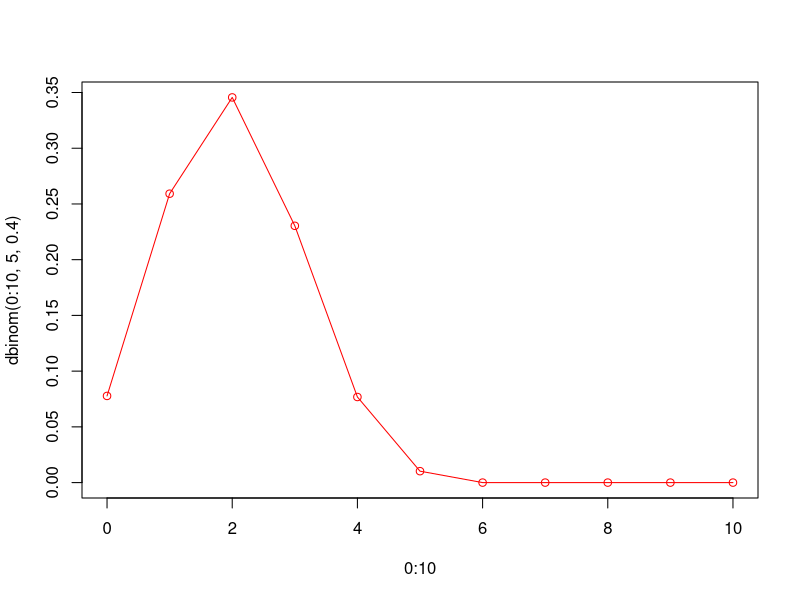
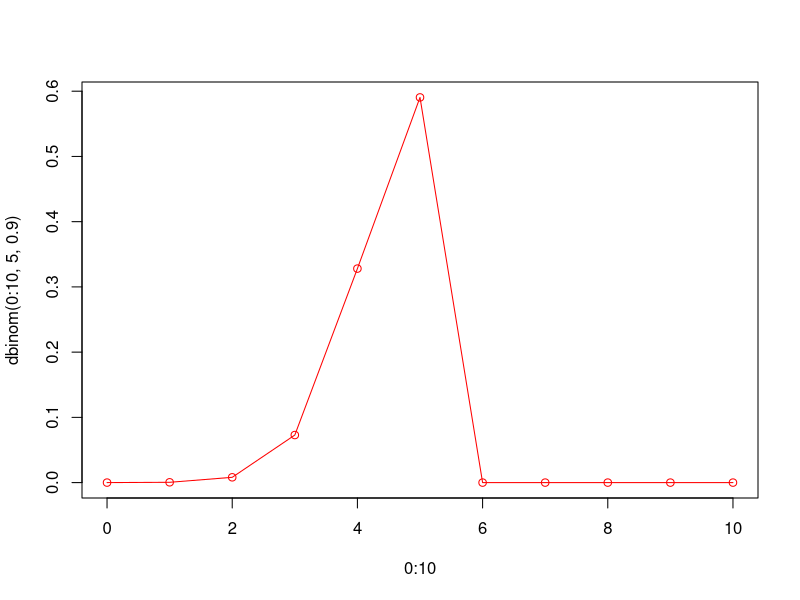
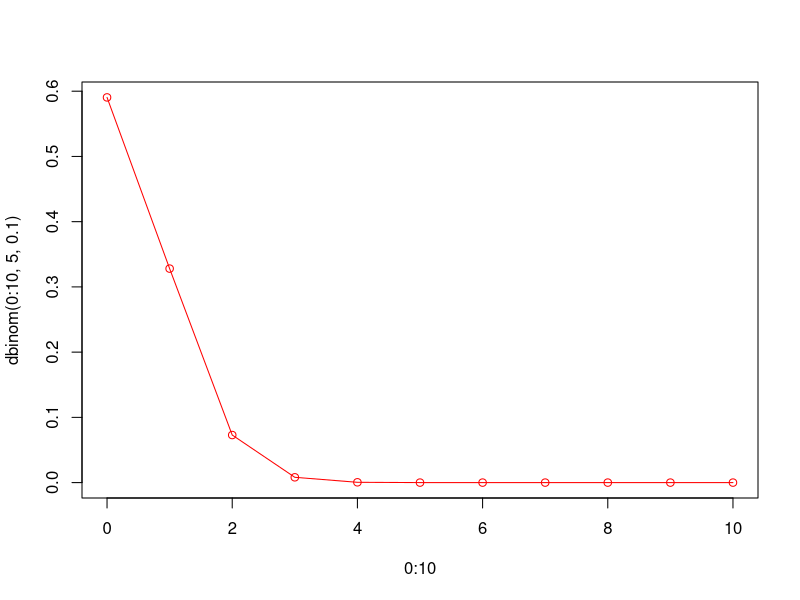
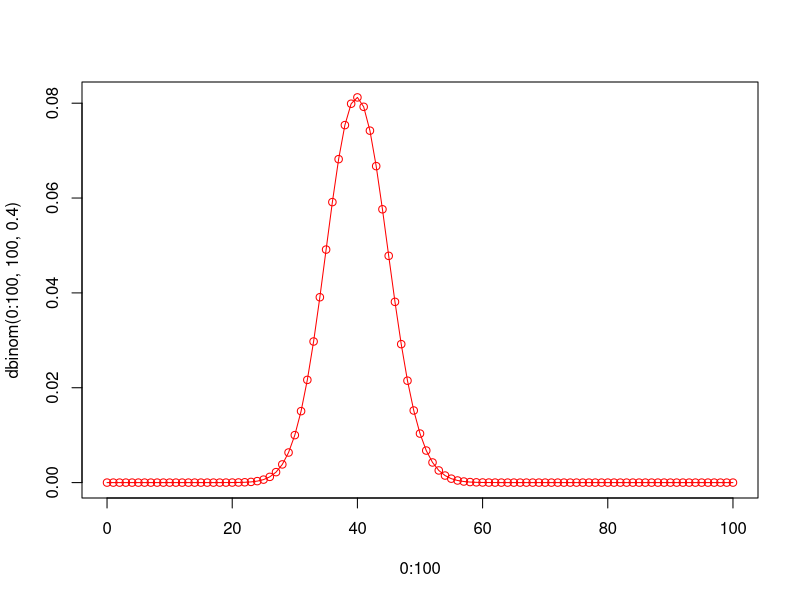
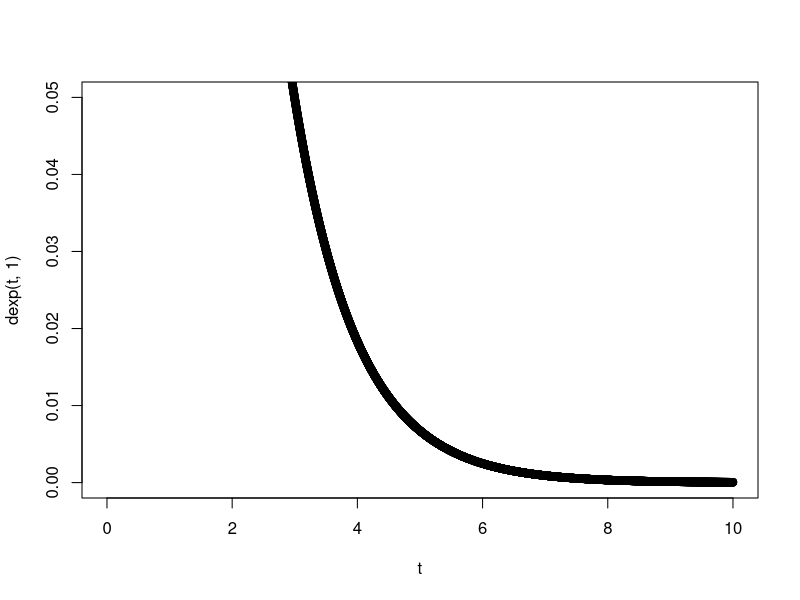
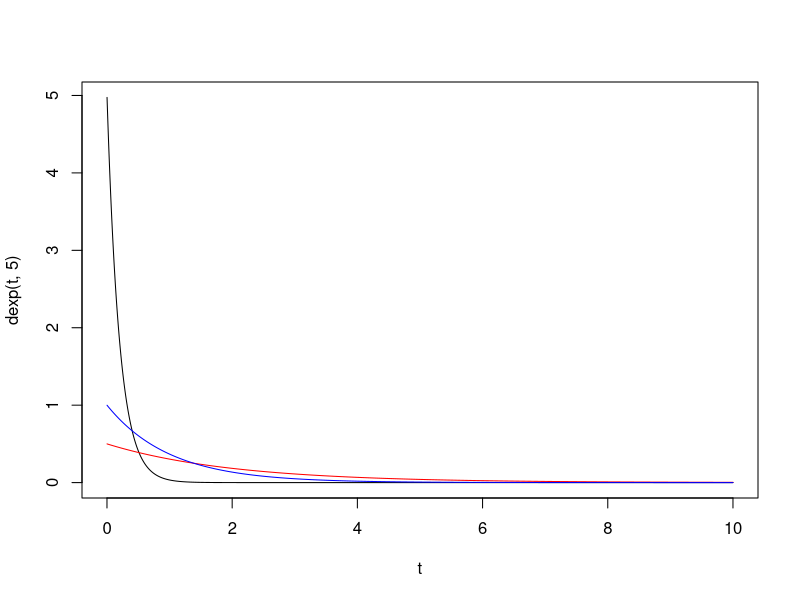
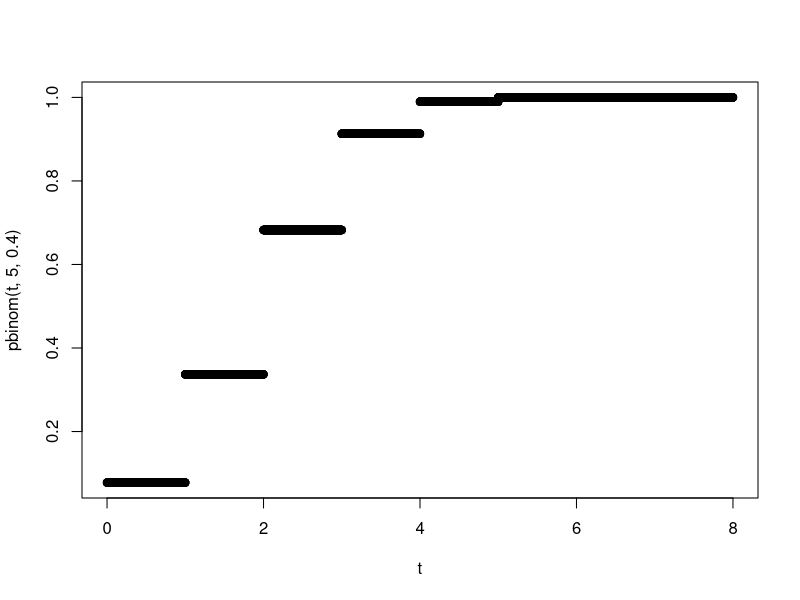
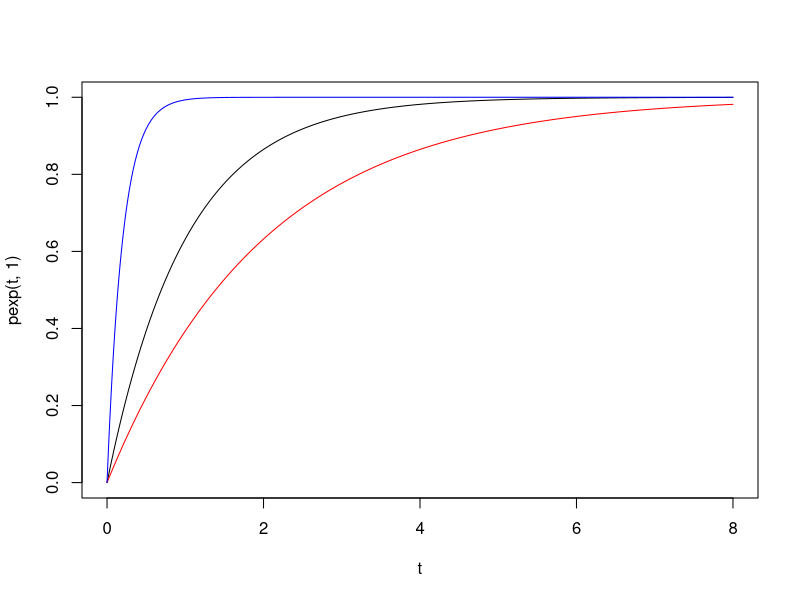

These figures' R source, in order: (Note: this script raises an error after producing the figures.)
# Repartitii de v.a.


# avem 4 tipuri de functii:
# cele care incep cu d
# cele care incep cu p
# cele care incep cu r
# cele care incep cu q


#1. d+nume_repartitie = functie de masa(caz discret)/functia de densitate de probabilitate(caz continuu)
   # primul argument reprezinta vectorul de valori in care vrem sa evaluam functia, iar pe urmatoarele pozitii
   # sunt parametrii repartitiei, pusi in ordine
   # dgeom(x,p)
   # dbinom(x,n,p)
   dbinom(3,5,0.4) #probabilitatea sa reusesc de 3 ori din 5 incercari cu probabilitatea de succes de 0.4
   #P(X=3)
   dbinom(0:5,5,0.4)  #n=5  si p=0.4   si   0.5 e punctul in care vreau sa evaluez
   plot(0:10,dbinom(0:10,5,0.4), col="red")  #deseneaza puncte
   lines(0:10,dbinom(0:10,5,0.4), col="red")   #uneste punctele

   plot(0:10,dbinom(0:10,5,0.9), col="red")
   lines(0:10,dbinom(0:10,5,0.9), col="red")

   plot(0:10,dbinom(0:10,5,0.1), col="red")
   lines(0:10,dbinom(0:10,5,0.1), col="red")

   plot(0:100,dbinom(0:100,100,0.4), col="red")
   lines(0:100,dbinom(0:100,100,0.4), col="red")

   # punctul maxim este n*p care este media 


   # repartitie exponentiala 
   # dexp(x,lambda)
   dexp(3,1) #NU mai e o probabilitate
   t <- seq(0.001,10,0.001)  #densitatea exponentialei
   plot(t,dexp(t,1),ylim=c(0,0.05))   #ylim e un zoom in pe o anumita zona de pe axa Oy
   plot(t,dexp(t,5), type="l")  #type="l" iti face linia mai subtire de la grafic
   lines(t,dexp(t,1/2), col="red")
   lines(t,dexp(t,1),col="blue")


#2. p+nume_repartitie = functia de repartitie
    # primul argument reprezinta vectorul de valori in care vrem sa evaluam functia, iar pe urmatoarele pozitii
    # sunt parametrii repartitiei, pusi in ordine
    # pbinom(x,n,p)
    # P(X<=x)
   pbinom(3,5,0.4) #Probabilitatea sa obtinem cel mult 3 succese din 5 incercari cu probabilitatea de succes de 0.4
   t <- seq(0,8,0.001)
   plot(t,pbinom(t,5,0.4))
   plot(t,pexp(t,1), type="l")
   lines(t,pexp(t,1/2), col="red")
   lines(t,pexp(t,5),col="blue")
   
   
   
#3. r+nume_repartitie = genereaza valori din acel tip de repartitie
   # rbinom(nr,n,p)
   # nr-numarul de valori pe care le vrem generate
   # r vine de la random
   
   set.seed(15129) # trebuie neaparat rulat impreuna cu rbinom (linia urm)
   rbinom(3,5,0.4) # genereaza 3 valori dintr-o v.a. repartizata binomial cu parametrii 5 si 0.4
   y <- rbinom(10^6,5,0.4)
   hist(y)
   
   rexp(3,1) # genereaza 3 valori dintr-o v.a. repartizata exponential de parametru 1
   y1 <-rexp(10^6,1)
   hist(y1,freq=F)
   t <- seq(0.001,8,0.001)
   lines(t,dexp(t,1),col="magenta")
   # daca generez un esantion mic, potrivirea nu mai e la fel de spectaculoasa
   y2 <-rexp(100,1)
   hist(y2,freq=F)
   t <- seq(0.001,8,0.001)
   lines(t,dexp(t,1),col="magenta")
   # daca rulam de mai multe ori liniile 73 - 76 o sa ne dea rezultate dif nu f precise
   
   
   
   #Reprezentari grafice de functii
   #Functia densitate de probabilitate a repartitiei normale
   t <- seq(-6,6,0.001)
   plot(t,dnorm(t,0,1))
   
   plot(t,dexp(t,2),ylim=c(0,0.))
   #ATENTIE: IN R parametrii normalei sunt media si abaterea medie standard
   y <- rnorm(100,0,1)
   
   poz <- y[y>0]
   prob_nr_poz <- length(poz)/10^2
   neg <- y[y<0]
   prob_nr_neg <- length(neg)/10^2
   
   y <- rnorm(1000000,0,1)
   
   length(y[(y>-3)&(y<3)])
  
   lines(t,dnorm(t,0,1))
   plot(t,dnorm(t,3,1),col="magenta",xlim=c(-8,8),ylim=c(0,1))
   lines(t,dnorm(t,3,4), col=2)
   lines(t,dnorm(t,3,0.5), col=3)
   lines(t,dnorm(t,3,2), col=5)
   lines(t,dnorm(t,3,0.5),col=1)
   
   z <- rnorm(1000,2,1)
   length(z[z< -2])
   
   plot(t,dnorm(t,0,1),col="magenta",ylim=c(0,1.8))
   for (i in c(0.25,0.5,0.3,0.9,1.3,2)) lines(t,dnorm(t,0,i), col=i*20)
   
   
   
   #phi(1.35)
   #in r parametrii de la normala sunt media si abaterea de la media patratica (sigma, nu sigma patrat)
   pnorm(1.35, 0, 1)
   
   #test paternitate exercitiu
   1-pnorm(290, 270, 10) + pnorm(240, 270, 10)
   
   
   
   
#4. q+nume_repartitie = functia cuantila
   # un fel de inversa a functiei de repartitie
   
   qbinom(0.5, 5, 0.4)
   qnorm(0.95)
   
   #test paternitate
   qnomr(0.9987,0,1 )
   qnomr(0.9772, 0,1)
   
   
   #un alt ex din seminar 10
   qnorm(0.9, 8,3)
   
   
   
   
   
   
   
   
   